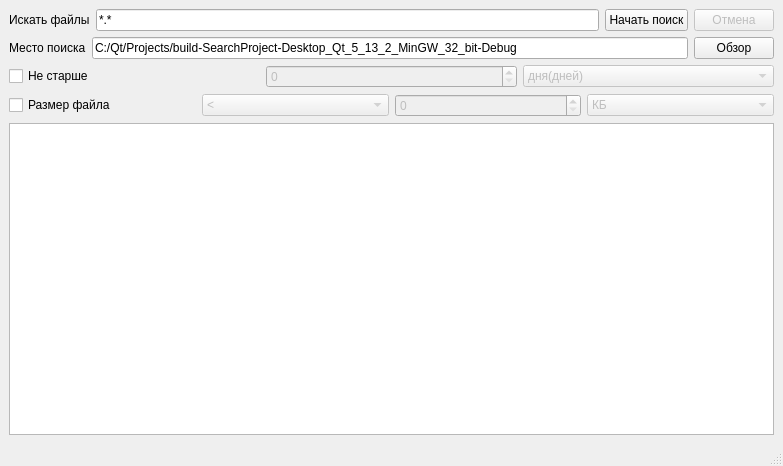
<?xml version="1.0" encoding="UTF-8"?>
<ui version="4.0">
 <class>MainWindow</class>
 <widget class="QMainWindow" name="MainWindow">
  <property name="geometry">
   <rect>
    <x>0</x>
    <y>0</y>
    <width>783</width>
    <height>466</height>
   </rect>
  </property>
  <property name="windowTitle">
   <string>Поиск файлов</string>
  </property>
  <widget class="QWidget" name="centralwidget">
   <layout class="QVBoxLayout" name="verticalLayout">
    <item>
     <layout class="QHBoxLayout" name="horizontalLayout">
      <item>
       <widget class="QLabel" name="searchLabel">
        <property name="text">
         <string>Искать файлы</string>
        </property>
       </widget>
      </item>
      <item>
       <widget class="QLineEdit" name="fileExtensionLineEdit">
        <property name="text">
         <string>*.*</string>
        </property>
       </widget>
      </item>
      <item>
       <widget class="QPushButton" name="startSearchButton">
        <property name="text">
         <string>Начать поиск</string>
        </property>
       </widget>
      </item>
      <item>
       <widget class="QPushButton" name="cancelButton">
        <property name="enabled">
         <bool>false</bool>
        </property>
        <property name="text">
         <string>Отмена</string>
        </property>
       </widget>
      </item>
     </layout>
    </item>
    <item>
     <layout class="QHBoxLayout" name="horizontalLayout_2">
      <item>
       <widget class="QLabel" name="pathLabel">
        <property name="text">
         <string>Место поиска</string>
        </property>
       </widget>
      </item>
      <item>
       <widget class="QLineEdit" name="pathLineEdit">
        <property name="enabled">
         <bool>true</bool>
        </property>
        <property name="text">
         <string>C:/Qt/Projects/build-SearchProject-Desktop_Qt_5_13_2_MinGW_32_bit-Debug</string>
        </property>
        <property name="readOnly">
         <bool>true</bool>
        </property>
       </widget>
      </item>
      <item>
       <widget class="QPushButton" name="browseButton">
        <property name="text">
         <string>Обзор</string>
        </property>
       </widget>
      </item>
     </layout>
    </item>
    <item>
     <layout class="QHBoxLayout" name="horizontalLayout_3">
      <item>
       <widget class="QCheckBox" name="notOlderCheckBox">
        <property name="text">
         <string>Не старше</string>
        </property>
       </widget>
      </item>
      <item>
       <widget class="QSpinBox" name="timeSpinBox">
        <property name="enabled">
         <bool>false</bool>
        </property>
        <property name="maximum">
         <number>1000</number>
        </property>
       </widget>
      </item>
      <item>
       <widget class="QComboBox" name="timeComboBox">
        <property name="enabled">
         <bool>false</bool>
        </property>
        <item>
         <property name="text">
          <string>дня(дней)</string>
         </property>
        </item>
       </widget>
      </item>
     </layout>
    </item>
    <item>
     <layout class="QHBoxLayout" name="horizontalLayout_4">
      <item>
       <widget class="QCheckBox" name="fileSizeCheckBox">
        <property name="text">
         <string>Размер файла</string>
        </property>
       </widget>
      </item>
      <item>
       <widget class="QComboBox" name="fileSizeComboBox">
        <property name="enabled">
         <bool>false</bool>
        </property>
        <item>
         <property name="text">
          <string>&lt;</string>
         </property>
        </item>
        <item>
         <property name="text">
          <string>&gt;</string>
         </property>
        </item>
        <item>
         <property name="text">
          <string>=</string>
         </property>
        </item>
       </widget>
      </item>
      <item>
       <widget class="QSpinBox" name="fileSizeSpinBox">
        <property name="enabled">
         <bool>false</bool>
        </property>
        <property name="maximum">
         <number>1000000</number>
        </property>
       </widget>
      </item>
      <item>
       <widget class="QComboBox" name="fileSizeType">
        <property name="enabled">
         <bool>false</bool>
        </property>
        <item>
         <property name="text">
          <string>КБ</string>
         </property>
        </item>
       </widget>
      </item>
     </layout>
    </item>
    <item>
     <widget class="QListWidget" name="resultsWidget"/>
    </item>
   </layout>
  </widget>
  <widget class="QMenuBar" name="menubar">
   <property name="geometry">
    <rect>
     <x>0</x>
     <y>0</y>
     <width>783</width>
     <height>21</height>
    </rect>
   </property>
  </widget>
  <widget class="QStatusBar" name="statusbar"/>
 </widget>
 <resources/>
 <connections/>
</ui>
